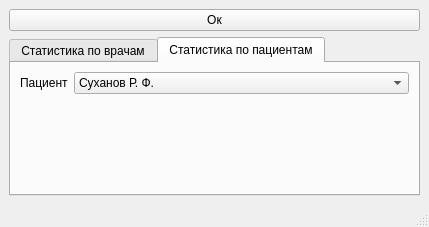
<?xml version="1.0" encoding="UTF-8"?>
<ui version="4.0">
 <class>MainWindow</class>
 <widget class="QMainWindow" name="MainWindow">
  <property name="geometry">
   <rect>
    <x>0</x>
    <y>0</y>
    <width>429</width>
    <height>227</height>
   </rect>
  </property>
  <property name="windowTitle">
   <string>Статистика</string>
  </property>
  <widget class="QWidget" name="centralwidget">
   <layout class="QVBoxLayout" name="verticalLayout">
    <item>
     <widget class="QPushButton" name="pushButton">
      <property name="text">
       <string>Ок</string>
      </property>
     </widget>
    </item>
    <item>
     <widget class="QTabWidget" name="tabWidget">
      <property name="enabled">
       <bool>true</bool>
      </property>
      <property name="currentIndex">
       <number>1</number>
      </property>
      <widget class="QWidget" name="tab">
       <attribute name="title">
        <string>Статистика по врачам</string>
       </attribute>
       <layout class="QFormLayout" name="formLayout_2">
        <item row="0" column="0">
         <widget class="QLabel" name="label">
          <property name="text">
           <string>Врач</string>
          </property>
         </widget>
        </item>
        <item row="0" column="1">
         <widget class="QComboBox" name="comboBox">
          <item>
           <property name="text">
            <string>Гончаров Л. М.</string>
           </property>
          </item>
          <item>
           <property name="text">
            <string>Новый элемент</string>
           </property>
          </item>
          <item>
           <property name="text">
            <string>Новый элемент</string>
           </property>
          </item>
          <item>
           <property name="text">
            <string>Новый элемент</string>
           </property>
          </item>
          <item>
           <property name="text">
            <string>Новый элемент</string>
           </property>
          </item>
         </widget>
        </item>
       </layout>
      </widget>
      <widget class="QWidget" name="tab_2">
       <attribute name="title">
        <string>Статистика по пациентам</string>
       </attribute>
       <layout class="QFormLayout" name="formLayout">
        <item row="0" column="0">
         <widget class="QLabel" name="label_2">
          <property name="text">
           <string>Пациент</string>
          </property>
         </widget>
        </item>
        <item row="0" column="1">
         <widget class="QComboBox" name="comboBox_2">
          <item>
           <property name="text">
            <string>Суханов Р. Ф.</string>
           </property>
          </item>
          <item>
           <property name="text">
            <string>Новый элемент</string>
           </property>
          </item>
          <item>
           <property name="text">
            <string>Новый элемент</string>
           </property>
          </item>
          <item>
           <property name="text">
            <string>Новый элемент</string>
           </property>
          </item>
          <item>
           <property name="text">
            <string>Новый элемент</string>
           </property>
          </item>
         </widget>
        </item>
       </layout>
      </widget>
     </widget>
    </item>
   </layout>
  </widget>
  <widget class="QMenuBar" name="menubar">
   <property name="geometry">
    <rect>
     <x>0</x>
     <y>0</y>
     <width>429</width>
     <height>24</height>
    </rect>
   </property>
  </widget>
  <widget class="QStatusBar" name="statusbar"/>
 </widget>
 <resources/>
 <connections/>
</ui>
